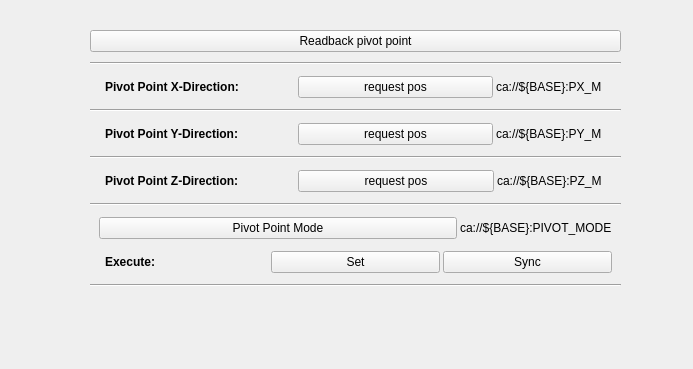
<?xml version="1.0" encoding="UTF-8"?>
<ui version="4.0">
 <class>Form</class>
 <widget class="QWidget" name="Form">
  <property name="geometry">
   <rect>
    <x>0</x>
    <y>0</y>
    <width>693</width>
    <height>369</height>
   </rect>
  </property>
  <property name="windowTitle">
   <string>Form</string>
  </property>
  <widget class="QWidget" name="layoutWidget">
   <property name="geometry">
    <rect>
     <x>90</x>
     <y>20</y>
     <width>531</width>
     <height>321</height>
    </rect>
   </property>
   <layout class="QVBoxLayout" name="value_layout" stretch="0,0,0,0,0,0,0,0,0,0,0,0,0,0">
    <property name="spacing">
     <number>10</number>
    </property>
    <item>
     <widget class="PyDMLineEdit" name="user_setpoint">
      <property name="maximumSize">
       <size>
        <width>0</width>
        <height>0</height>
       </size>
      </property>
      <property name="toolTip">
       <string/>
      </property>
     </widget>
    </item>
    <item>
     <widget class="PyDMPushButton" name="PyDMPushButton_8">
      <property name="toolTip">
       <string/>
      </property>
      <property name="text">
       <string>Readback pivot point</string>
      </property>
      <property name="channel" stdset="0">
       <string>ca://${BASE}:CMD:PIVOT_RBV</string>
      </property>
      <property name="confirmMessage" stdset="0">
       <string>Are you sure you want to proceed? Only units that have been replaced require calibration.</string>
      </property>
      <property name="releaseValue" stdset="0">
       <string>1</string>
      </property>
      <property name="writeWhenRelease" stdset="0">
       <bool>true</bool>
      </property>
     </widget>
    </item>
    <item>
     <widget class="Line" name="line_5">
      <property name="orientation">
       <enum>Qt::Horizontal</enum>
      </property>
     </widget>
    </item>
    <item>
     <widget class="QWidget" name="frame_7" native="true">
      <layout class="QHBoxLayout" name="tweak_layout_6" stretch="0,0,0,0">
       <property name="spacing">
        <number>3</number>
       </property>
       <property name="topMargin">
        <number>1</number>
       </property>
       <property name="bottomMargin">
        <number>1</number>
       </property>
       <item>
        <widget class="PyDMLabel" name="PyDMLabel_4">
         <property name="font">
          <font>
           <weight>75</weight>
           <bold>true</bold>
          </font>
         </property>
         <property name="toolTip">
          <string/>
         </property>
         <property name="text">
          <string>Pivot Point X-Direction:</string>
         </property>
         <property name="indent">
          <number>6</number>
         </property>
        </widget>
       </item>
       <item>
        <widget class="PyDMPushButton" name="PyDMPushButton_4">
         <property name="toolTip">
          <string/>
         </property>
         <property name="text">
          <string>request pos</string>
         </property>
         <property name="channel" stdset="0">
          <string>ca://${BASE}:CMD:PX</string>
         </property>
         <property name="confirmMessage" stdset="0">
          <string/>
         </property>
         <property name="releaseValue" stdset="0">
          <string>1</string>
         </property>
         <property name="writeWhenRelease" stdset="0">
          <bool>true</bool>
         </property>
        </widget>
       </item>
       <item>
        <widget class="PyDMLabel" name="PyDMLabel_3">
         <property name="sizePolicy">
          <sizepolicy hsizetype="Maximum" vsizetype="Preferred">
           <horstretch>0</horstretch>
           <verstretch>0</verstretch>
          </sizepolicy>
         </property>
         <property name="toolTip">
          <string/>
         </property>
         <property name="text">
          <string>ca://${BASE}:PX_M</string>
         </property>
         <property name="channel" stdset="0">
          <string>ca://${BASE}:PX</string>
         </property>
        </widget>
       </item>
       <item>
        <widget class="PyDMLabel" name="PyDMLabel_2">
         <property name="sizePolicy">
          <sizepolicy hsizetype="Maximum" vsizetype="Preferred">
           <horstretch>0</horstretch>
           <verstretch>0</verstretch>
          </sizepolicy>
         </property>
         <property name="toolTip">
          <string/>
         </property>
         <property name="channel" stdset="0">
          <string>ca://${BASE}:PX</string>
         </property>
        </widget>
       </item>
      </layout>
     </widget>
    </item>
    <item>
     <widget class="Line" name="line_3">
      <property name="orientation">
       <enum>Qt::Horizontal</enum>
      </property>
     </widget>
    </item>
    <item>
     <widget class="QWidget" name="frame_8" native="true">
      <layout class="QHBoxLayout" name="tweak_layout_8" stretch="0,0,0,0">
       <property name="spacing">
        <number>3</number>
       </property>
       <property name="topMargin">
        <number>1</number>
       </property>
       <property name="bottomMargin">
        <number>1</number>
       </property>
       <item>
        <widget class="PyDMLabel" name="PyDMLabel_5">
         <property name="font">
          <font>
           <weight>75</weight>
           <bold>true</bold>
          </font>
         </property>
         <property name="toolTip">
          <string/>
         </property>
         <property name="text">
          <string>Pivot Point Y-Direction:</string>
         </property>
         <property name="indent">
          <number>6</number>
         </property>
        </widget>
       </item>
       <item>
        <widget class="PyDMPushButton" name="PyDMPushButton_5">
         <property name="toolTip">
          <string/>
         </property>
         <property name="text">
          <string>request pos</string>
         </property>
         <property name="channel" stdset="0">
          <string>ca://${BASE}:CMD:PY</string>
         </property>
         <property name="confirmMessage" stdset="0">
          <string/>
         </property>
         <property name="releaseValue" stdset="0">
          <string>1</string>
         </property>
         <property name="writeWhenRelease" stdset="0">
          <bool>true</bool>
         </property>
        </widget>
       </item>
       <item>
        <widget class="PyDMLabel" name="PyDMLabel_7">
         <property name="sizePolicy">
          <sizepolicy hsizetype="Maximum" vsizetype="Preferred">
           <horstretch>0</horstretch>
           <verstretch>0</verstretch>
          </sizepolicy>
         </property>
         <property name="toolTip">
          <string/>
         </property>
         <property name="text">
          <string>ca://${BASE}:PY_M</string>
         </property>
         <property name="channel" stdset="0">
          <string>ca://${BASE}:PY</string>
         </property>
        </widget>
       </item>
       <item>
        <widget class="PyDMLabel" name="PyDMLabel_6">
         <property name="sizePolicy">
          <sizepolicy hsizetype="Maximum" vsizetype="Preferred">
           <horstretch>0</horstretch>
           <verstretch>0</verstretch>
          </sizepolicy>
         </property>
         <property name="toolTip">
          <string/>
         </property>
         <property name="channel" stdset="0">
          <string>ca://${BASE}:PY</string>
         </property>
        </widget>
       </item>
      </layout>
     </widget>
    </item>
    <item>
     <widget class="Line" name="line_2">
      <property name="orientation">
       <enum>Qt::Horizontal</enum>
      </property>
     </widget>
    </item>
    <item>
     <widget class="QWidget" name="frame_9" native="true">
      <layout class="QHBoxLayout" name="tweak_layout_10" stretch="0,0,0,0">
       <property name="spacing">
        <number>3</number>
       </property>
       <property name="topMargin">
        <number>1</number>
       </property>
       <property name="bottomMargin">
        <number>1</number>
       </property>
       <item>
        <widget class="PyDMLabel" name="PyDMLabel_9">
         <property name="font">
          <font>
           <weight>75</weight>
           <bold>true</bold>
          </font>
         </property>
         <property name="toolTip">
          <string/>
         </property>
         <property name="text">
          <string>Pivot Point Z-Direction:</string>
         </property>
         <property name="indent">
          <number>6</number>
         </property>
        </widget>
       </item>
       <item>
        <widget class="PyDMPushButton" name="PyDMPushButton_6">
         <property name="toolTip">
          <string/>
         </property>
         <property name="text">
          <string>request pos</string>
         </property>
         <property name="channel" stdset="0">
          <string>ca://${BASE}:CMD:PZ</string>
         </property>
         <property name="confirmMessage" stdset="0">
          <string/>
         </property>
         <property name="releaseValue" stdset="0">
          <string>1</string>
         </property>
         <property name="writeWhenRelease" stdset="0">
          <bool>true</bool>
         </property>
        </widget>
       </item>
       <item>
        <widget class="PyDMLabel" name="PyDMLabel_12">
         <property name="sizePolicy">
          <sizepolicy hsizetype="Maximum" vsizetype="Preferred">
           <horstretch>0</horstretch>
           <verstretch>0</verstretch>
          </sizepolicy>
         </property>
         <property name="toolTip">
          <string/>
         </property>
         <property name="text">
          <string>ca://${BASE}:PZ_M</string>
         </property>
         <property name="channel" stdset="0">
          <string>ca://${BASE}:PZ</string>
         </property>
        </widget>
       </item>
       <item>
        <widget class="PyDMLabel" name="PyDMLabel_10">
         <property name="sizePolicy">
          <sizepolicy hsizetype="Maximum" vsizetype="Preferred">
           <horstretch>0</horstretch>
           <verstretch>0</verstretch>
          </sizepolicy>
         </property>
         <property name="toolTip">
          <string/>
         </property>
         <property name="channel" stdset="0">
          <string>ca://${BASE}:PZ</string>
         </property>
        </widget>
       </item>
      </layout>
     </widget>
    </item>
    <item>
     <widget class="Line" name="line_4">
      <property name="orientation">
       <enum>Qt::Horizontal</enum>
      </property>
     </widget>
    </item>
    <item>
     <widget class="QWidget" name="frame_11" native="true">
      <layout class="QHBoxLayout" name="tweak_layout_9" stretch="0,0">
       <property name="spacing">
        <number>3</number>
       </property>
       <property name="topMargin">
        <number>1</number>
       </property>
       <property name="bottomMargin">
        <number>1</number>
       </property>
       <item>
        <widget class="PyDMPushButton" name="PyDMPushButton_7">
         <property name="toolTip">
          <string/>
         </property>
         <property name="text">
          <string>Pivot Point Mode</string>
         </property>
         <property name="channel" stdset="0">
          <string>ca://${BASE}:CMD:PIVOT_MODE</string>
         </property>
         <property name="confirmMessage" stdset="0">
          <string/>
         </property>
         <property name="releaseValue" stdset="0">
          <string>1</string>
         </property>
         <property name="writeWhenRelease" stdset="0">
          <bool>true</bool>
         </property>
        </widget>
       </item>
       <item>
        <widget class="PyDMLabel" name="PyDMLabel_14">
         <property name="sizePolicy">
          <sizepolicy hsizetype="Maximum" vsizetype="Preferred">
           <horstretch>0</horstretch>
           <verstretch>0</verstretch>
          </sizepolicy>
         </property>
         <property name="toolTip">
          <string/>
         </property>
         <property name="text">
          <string>ca://${BASE}:PIVOT_MODE</string>
         </property>
         <property name="channel" stdset="0">
          <string>ca://${BASE}:PX</string>
         </property>
        </widget>
       </item>
      </layout>
     </widget>
    </item>
    <item>
     <widget class="QWidget" name="frame_10" native="true">
      <layout class="QHBoxLayout" name="tweak_layout_11" stretch="0,0,0">
       <property name="spacing">
        <number>3</number>
       </property>
       <property name="topMargin">
        <number>1</number>
       </property>
       <property name="bottomMargin">
        <number>1</number>
       </property>
       <item>
        <widget class="PyDMLabel" name="PyDMLabel_11">
         <property name="font">
          <font>
           <weight>75</weight>
           <bold>true</bold>
          </font>
         </property>
         <property name="toolTip">
          <string/>
         </property>
         <property name="text">
          <string>Execute:</string>
         </property>
         <property name="indent">
          <number>6</number>
         </property>
        </widget>
       </item>
       <item>
        <widget class="PyDMPushButton" name="PyDMPushButton_2">
         <property name="toolTip">
          <string/>
         </property>
         <property name="text">
          <string>Set</string>
         </property>
         <property name="channel" stdset="0">
          <string>ca://${BASE}:CMD:SET_PIVOT</string>
         </property>
         <property name="confirmMessage" stdset="0">
          <string>Are you sure you want to proceed? Only units that have been replaced require calibration.</string>
         </property>
         <property name="releaseValue" stdset="0">
          <string>1</string>
         </property>
         <property name="writeWhenRelease" stdset="0">
          <bool>true</bool>
         </property>
        </widget>
       </item>
       <item>
        <widget class="PyDMPushButton" name="PyDMPushButton">
         <property name="toolTip">
          <string/>
         </property>
         <property name="text">
          <string>Sync</string>
         </property>
         <property name="channel" stdset="0">
          <string>ca://${BASE}:CMD:SYNC_PIVOT</string>
         </property>
         <property name="confirmMessage" stdset="0">
          <string/>
         </property>
         <property name="releaseValue" stdset="0">
          <string>1</string>
         </property>
         <property name="writeWhenRelease" stdset="0">
          <bool>true</bool>
         </property>
        </widget>
       </item>
      </layout>
     </widget>
    </item>
    <item>
     <widget class="Line" name="line_6">
      <property name="orientation">
       <enum>Qt::Horizontal</enum>
      </property>
     </widget>
    </item>
    <item>
     <spacer name="verticalSpacer">
      <property name="orientation">
       <enum>Qt::Vertical</enum>
      </property>
      <property name="sizeHint" stdset="0">
       <size>
        <width>20</width>
        <height>40</height>
       </size>
      </property>
     </spacer>
    </item>
    <item>
     <widget class="QWidget" name="frame_6" native="true">
      <layout class="QHBoxLayout" name="tweak_layout_7">
       <property name="spacing">
        <number>3</number>
       </property>
       <property name="topMargin">
        <number>1</number>
       </property>
       <property name="bottomMargin">
        <number>1</number>
       </property>
      </layout>
     </widget>
    </item>
   </layout>
  </widget>
 </widget>
 <customwidgets>
  <customwidget>
   <class>PyDMLabel</class>
   <extends>QLabel</extends>
   <header>pydm.widgets.label</header>
  </customwidget>
  <customwidget>
   <class>PyDMLineEdit</class>
   <extends>QLineEdit</extends>
   <header>pydm.widgets.line_edit</header>
  </customwidget>
  <customwidget>
   <class>PyDMPushButton</class>
   <extends>QPushButton</extends>
   <header>pydm.widgets.pushbutton</header>
  </customwidget>
 </customwidgets>
 <resources/>
 <connections/>
</ui>
